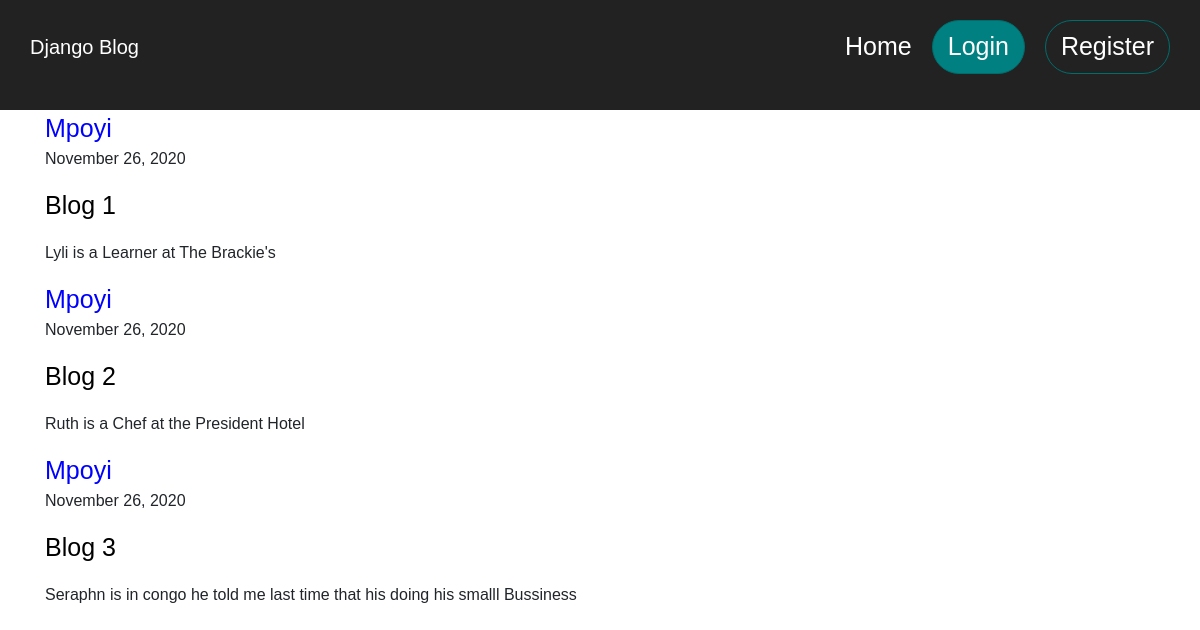
The page / on the database its author committed.
### blog/models.py (models this page shows, shortened)
class Post(models.Model):
    title   =models.CharField(max_length=100)
    content =models.TextField()
    date_posted = models.DateTimeField(default=timezone.now)
    author  = models.ForeignKey(User, on_delete=models.CASCADE)

### blog/views.py (the view)
# urls.py: path('', PostListView.as_view(), name='home_view'),
class PostListView(ListView):
    model = Post
    template_name = 'blog/list.html'
    context_object_name = 'posts' # to replace the default : object_list
    ordering = ['-date_posted']

### blog/templates/blog/list.html
{% extends 'blog/base.html'%}
{% block content%}
{% for post in posts %}
<div class="title">
    <a href="{% url 'post-detail' post.id %}" style="color:blue">{{post.author}}</a>
    <p> {{ post.date_posted|date:"F d, Y" }}</p>
    <p><a href="{% url 'post-detail' post.id %}" style="color: black">{{post.title}}</a></p>
<p>{{post.content}}</p>
</div>
{% endfor %}
{% endblock %}

### blog/templates/blog/base.html (shortened to what this page needs)
{% load static %}
<!DOCTYPE html>
<html lang="en">
<head>
    <link rel="stylesheet" href="https://maxcdn.bootstrapcdn.com/bootstrap/4.0.0/css/bootstrap.min.css"
>
    <link rel="stylesheet" href="{% static 'users/css/style.css'  %}">
</head>
<body>
    <nav>
        <ul class="menu">
            <li class="logo"><a href="#"><a>Django Blog</a></li>
            <li class="item">
                <a href="{% url 'login' %}">Home</a>
            </li>
            {% if user.is_authenticated %}
            <li class="item"><a href="{% url 'profile' %}">Profile</a></li>
            <li class="item"><a href="{% url 'logout' %}">Logout </a></li>
            {% else %}
            <li class="item button"><a href="{% url 'login' %}">Login</a></li>
            <li class="item button secondary"><a href="{% url 'register' %}">Register</a></li>
            {% endif %}
        </ul>
    </nav>
    <div class="container">
        {% block content %}
        {% endblock  %}
    </div>
</body>
</html>

### users/static/users/css/style.css (style rules this page uses)
* { padding: 0; margin: 0; box-sizing: border-box; }
body { font-family: sans-serif; }
nav { background: #222; padding: 5px 20px; }
ul { list-style: none; }
a { color: white; text-decoration: none; }
.menu li { font-size: 16px; padding: 15px 5px; }
.menu li a { display: block; }
.logo a { font-size: 20px; }
.menu { display: flex; flex-wrap: wrap; justify-content: space-between; align-items: center; }
.item.button { order: 2; }
.item { width: 100%; text-align: center; order: 3; display: none; }
@media all and (min-width:468px) { .menu { justify-content: center; } }
@media all and (min-width:468px) { .logo { flex: 1; } }
@media all and (min-width:468px) { .item.button { width: auto; order: 1; display: block; } }
@media all and (min-width:468px) { .button.secondary { border: 0; } }
@media all and (min-width:468px) { .button a { text-decoration: none; padding: 7px 15px; background: teal; border: 1px solid #006d6d; border-radius: 50em; } }
@media all and (min-width:468px) { .button.secondary a { background: transparent; } }
@media all and (min-width: 768px) { .item { display:block; width: auto; } }
@media all and (min-width: 768px) { .logo { order: 0; color: #fff; } }
@media all and (min-width: 768px) { a { font-size: 25px; } }
@media all and (min-width: 768px) { .item { order: 1; } }
@media all and (min-width: 768px) { .button { order: 2; } }
@media all and (min-width: 768px) { .menu li { padding: 15px 10px; } }

### rows shown on the page
Post: author "Mpoyi", date_posted "November 26, 2020", title "Blog 1", content "Lyli is a Learner at The Brackie's"
Post: author "Mpoyi", date_posted "November 26, 2020", title "Blog 2", content "Ruth is a Chef at the President Hotel"
Post: author "Mpoyi", date_posted "November 26, 2020", title "Blog 3", content "Seraphn is in congo he told me last time that his doing his smalll Bussiness"
